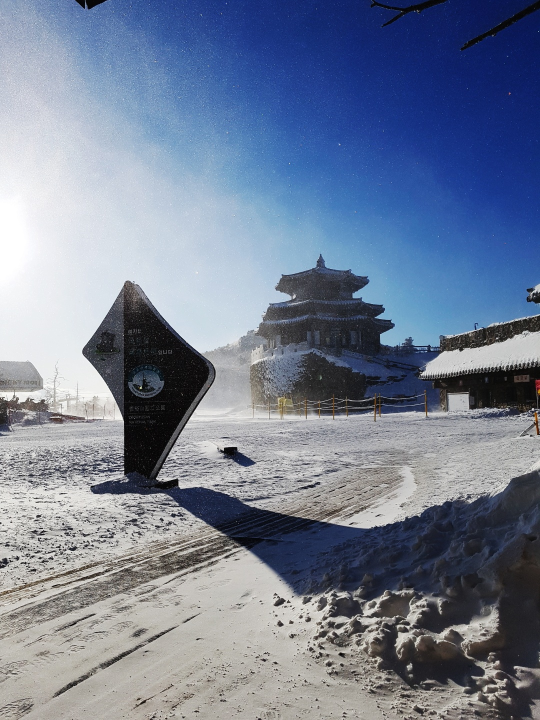
#> input picture python/mldl/main.jpg, 1080 x 1440 px (shown at 1/2 size)
$ python cv03.py
#> lines starting #> are read from the running program, lines starting #| are printed output that depends on the picture
import cv2
import matplotlib.pyplot as plt

'''
이미지 보여주는 방식은
opencv
cv2.imshow()

matplotlib.pyplot
plt.show() 이미지 출력 rgb라이브러리
'''

img = cv2.imread('main.jpg', cv2.IMREAD_COLOR)
#> img is the input picture: shape (1440, 1080, 3); mean B, G, R 148.6, 127.2, 115.9
# [10 lines of commented-out code are left out]

print(img.shape)
#| (1440, 1080, 3)
M= cv2.getRotationMatrix2D((img.shape[0]/2, img.shape[1]/2),30,0.5)

ming = cv2.warpAffine(img,M,(img.shape[0],img.shape[1]))
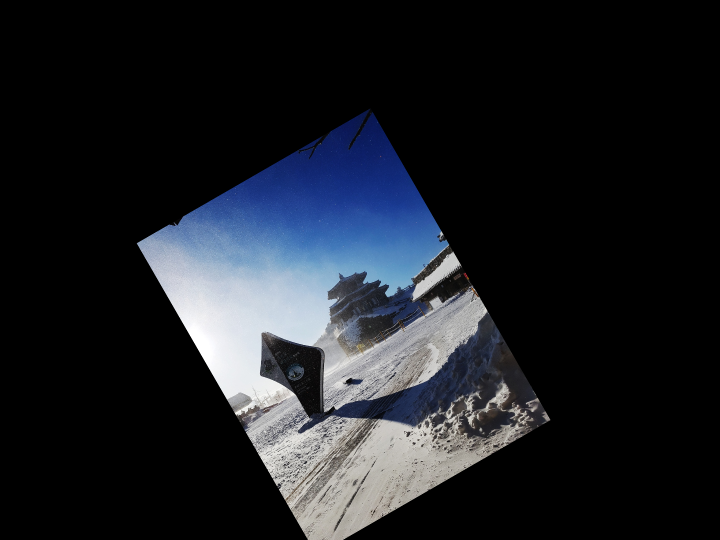
#> ming: shape (1080, 1440, 3) (shown at 1/2 size); mean B, G, R 37.1, 31.7, 28.9
cv2.imshow('ming',ming)
cv2.waitKey(0)
